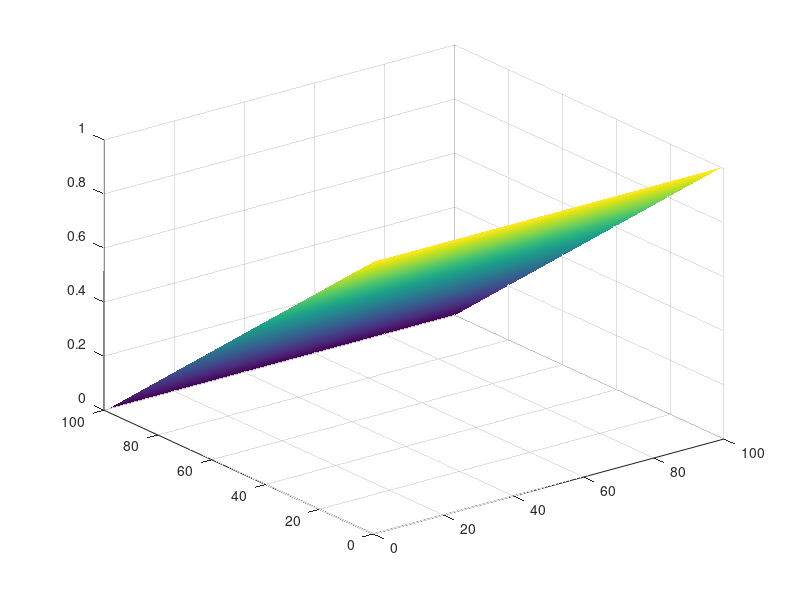

Write MATLAB code to recreate this figure.
clearvars
clearvars -GLOBAL
close all
set(0,'DefaultFigureWindowStyle', 'docked')

global C
global CuCond NoCond
global nx ny
global stepX stepY

C.q_0 = 1.60217653e-19;             % electron charge
C.hb = 1.054571596e-34;             % Dirac constant
C.h = C.hb * 2 * pi;                    % Planck constant
C.m_0 = 9.10938215e-31;             % electron mass
C.kb = 1.3806504e-23;               % Boltzmann constant
C.eps_0 = 8.854187817e-12;          % vacuum permittivity
C.mu_0 = 1.2566370614e-6;           % vacuum permeability
C.c = 299792458;                    % speed of light
C.g = 9.80665;                      % metres (32.1740 ft) per s²

nx = 100;
ny = 100;

CuCond = 1.7e-8;

%Conductivity map

cMap = zeros(nx,ny);

for i = 1:nx
    for j = 1: ny
        cMap(i,j) = CuCond;
    end
end

G = sparse(nx*ny, nx*ny);
F = zeros(1, nx*ny);

% F(2:(nx-1)) = 1;
% F(((nx*ny)-(nx-2)):(nx*ny)-1) = 1;

for i = 1:nx
    for j = 1:ny
        n = j + (i - 1) * ny;
        
        if i == 1
            G(n,:) = 0;
            G(n,n) = 1;
             F(n) = 1;
            
        elseif i == nx
             G(n,:) = 0;
             G(n,n) = 1;
        
        elseif j == 1
            nxm = j + (i-2) * ny;
            nxp = j + (i) * ny;
            nyp = (j+1) + (i-1) * ny;
            
            rxm = (cMap(i,j) + cMap(i-1,j))/2.0;
            rxp = (cMap(i,j) + cMap(i+1,j))/2.0;
            ryp = (cMap(i,j) + cMap(i,j+1))/2.0;
            
            G(n,n) = -(rxm + rxp + ryp); 
            G(n,nxm) = rxm;
            G(n,nxp) = rxp;
            G(n, nyp) = ryp;
              
        elseif j == ny
            nxm = j + (i-2) * ny;
            nxp = j + (i) * ny;
            nym = (j-1) + (i-1) * ny;
            
            rxm = (cMap(i,j) + cMap(i-1,j))/2.0;
            rxp = (cMap(i,j) + cMap(i+1,j))/2.0;
            rym = (cMap(i,j) + cMap(i,j-1))/2.0;
            
            G(n,n) = -(rxm + rxp + rym);
            G(n,nxm) = rxm;
            G(n,nxp) = rxp;
            G(n, nym) = rym;
      
        else
            nxm = j + (i-2) * ny;
            nxp = j + (i) * ny;
            nym = (j-1) + (i-1) * ny;
            nyp = (j+1) + (i-1) * ny;
            
            rxm = (cMap(i,j) + cMap(i-1,j))/2.0;
            rxp = (cMap(i,j) + cMap(i+1,j))/2.0;
            rym = (cMap(i,j) + cMap(i,j-1))/2.0;
            ryp = (cMap(i,j) + cMap(i,j+1))/2.0;
            
            G(n,n) = -(rxm + rxp + rym + ryp);
            G(n,nxm) = rxm;
            G(n,nxp) = rxp;
            G(n, nym) = rym;
            G(n, nyp) = ryp;
        end
    end
end
% V using Finite Difference Method

V = G\F';

for i = 1:nx
    for j = 1:ny
        n = j + (i-1) * ny;
        VG(i,j) = V(n);
    end   
end

figure
set(surf(VG),'linestyle', 'none');

